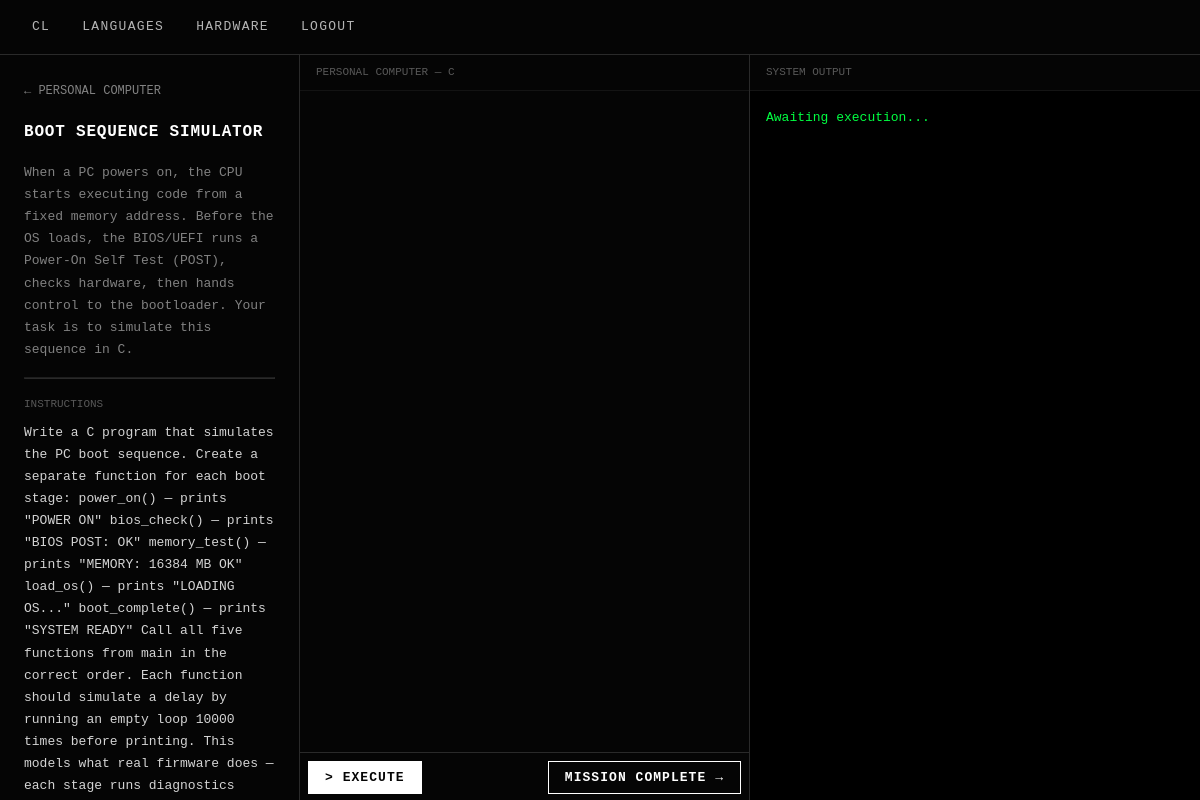
Screenshot of /hardware/pc/1/ (signed in) with the database file from the repository.
### core/models.py (models this page shows, shortened)
class HardwareSystem(models.Model):
    name = models.CharField(max_length=100)
    slug = models.SlugField(unique=True)
    description = models.TextField()
    category = models.CharField(max_length=50)
    unlock_order = models.IntegerField(default=0)

class HardwareChallenge(models.Model):
    system = models.ForeignKey(HardwareSystem, on_delete=models.CASCADE, related_name='challenges')
    title = models.CharField(max_length=200)
    description = models.TextField()
    instructions = models.TextField()
    starter_code_c = models.TextField(default='')
    starter_code_asm_x86 = models.TextField(default='')
    starter_code_asm_arm = models.TextField(default='')
    order = models.IntegerField(default=0)
    class Meta:
        ordering = ['order']

### core/views.py (the view)
# urls.py: path('hardware/<slug:slug>/<int:challenge_pk>/', views.hardware_challenge, name='hardware_challenge'),
@login_required(login_url='login')
def hardware_challenge(request, slug, challenge_pk):
    system = get_object_or_404(HardwareSystem, slug=slug)
    challenge = get_object_or_404(HardwareChallenge, pk=challenge_pk, system=system)
    lang = request.GET.get('lang', 'c')
    arch = request.GET.get('arch', 'x86-64')
    if lang == 'arm':
        starter = challenge.starter_code_asm_arm
        arch = 'arm64'
    elif lang == 'asm':
        starter = challenge.starter_code_asm_x86
    else:
        starter = challenge.starter_code_c
    return render(request, 'core/hardware_challenge.html', {
        'system': system,
        'challenge': challenge,
        'lang': lang,
        'arch': arch,
        'starter_code': starter,
    })

### core/templates/core/hardware_challenge.html (shortened to what this page needs)
{% extends 'core/base.html' %}
{% block content %}
<div style="display: grid; grid-template-columns: 300px 1fr; height: calc(100vh - 53px); overflow: hidden;">
    <div style="border-right: 1px solid var(--border); overflow-y: auto; padding: 1.5rem;">
        <a href="{% url 'hardware_detail' system.slug %}" style="font-size: 12px; opacity: 0.5;">&larr; {{ system.name }}</a>
        <h2 style="margin-top: 1rem; font-size: 1rem;">{{ challenge.title }}</h2>
        <p style="opacity: 0.6; margin: 1rem 0; font-size: 13px;">{{ challenge.description }}</p>
        <hr style="border-color: var(--border); margin: 1rem 0;">
        <p style="font-size: 11px; opacity: 0.4; text-transform: uppercase; margin-bottom: 0.5rem;">Instructions</p>
        <p style="font-size: 13px; line-height: 1.7;">{{ challenge.instructions }}</p>
    </div>
    <div style="display: grid; grid-template-columns: 1fr 1fr; overflow: hidden;">
        <div style="display: flex; flex-direction: column; border-right: 1px solid var(--border); overflow: hidden;">
            <div style="padding: 0.5rem 1rem; border-bottom: 1px solid var(--border); font-size: 11px; opacity: 0.4; text-transform: uppercase;">
                {{ system.name }} — {{ lang|upper }}
            </div>
            <div id="editor_wrap" style="flex: 1; position: relative;">
                <div id="editor_cm" style="position: absolute; inset: 0;"></div>
            </div>
            <div style="display: flex; gap: 8px; padding: 8px; border-top: 1px solid var(--border);">
                <button id="run_btn">&gt; Execute</button>
                <form method="POST" action="{% url 'hardware_complete' system.slug challenge.pk %}" style="margin-left: auto;">
                    <button type="submit" style="background: var(--bg); color: var(--accent); border-color: var(--accent);">Mission Complete &#8594;</button>
                </form>
            </div>
        </div>
        <div style="display: flex; flex-direction: column; overflow: hidden;">
            <div style="padding: 0.5rem 1rem; border-bottom: 1px solid var(--border); font-size: 11px; opacity: 0.4; text-transform: uppercase;">System Output</div>
            <pre id="output" style="flex: 1; overflow-y: auto; padding: 1rem; background: #000; color: #00ff41; font-family: var(--font); font-size: 13px; white-space: pre-wrap; margin: 0;">Awaiting execution...</pre>
        </div>
    </div>
</div>
{% endblock %}

### core/static/core/css/style.css (style rules this page uses)
:root { --bg: #050505; --text: #d4d4d4; --accent: #ffffff; --border: rgba(255, 255, 255, 0.15); --font: 'JetBrains Mono', 'Fira Code', monospace; }
*, *::before, *::after { box-sizing: border-box; margin: 0; padding: 0; border-radius: 0 !important; box-shadow: none !important; }
body { background: var(--bg); color: var(--text); font-family: var(--font); font-size: 14px; line-height: 1.7; }
h1, h2, h3, h4 { color: var(--accent); font-weight: 600; letter-spacing: 0.05em; text-transform: uppercase; margin-bottom: 1rem; }
a { color: var(--accent); text-decoration: none; }
p { margin-bottom: 1rem; }
button { background: var(--accent); border: 1px solid var(--accent); color: var(--bg); cursor: pointer; font-family: var(--font); font-size: 13px; font-weight: bold; letter-spacing: 0.08em; padding: 8px 16px; text-transform: uppercase; }

### rows the page displays
HardwareSystem: name "PERSONAL COMPUTER"
HardwareChallenge: title "BOOT SEQUENCE SIMULATOR", description "When a PC powers on, the CPU starts executing code from a fixed memory address. Before the OS loads, the BIOS/UEFI runs a Power-On Self Test (POST), checks hardware, then hands control to the bootloader. Your task is to simulate this sequence in C.", instructions "Write a C program that simulates the PC boot sequence. Create a separate function for each boot stage: power_on() — prints \"POWER ON\" bios_check() — prints \"BIOS POST: OK\" memory_test() — prints \"MEMORY: 16384 MB OK\" load_os() — prints \"LOADING OS...\" boot_complete() — prints \"SYSTEM READY\" Call all five functions from main in the correct order. Each function should simulate a delay by running an empty loop 10000 times before printing. This models what real firmware does — each stage runs diagnostics…"

### other values shown
{{ lang|upper }} "C"
